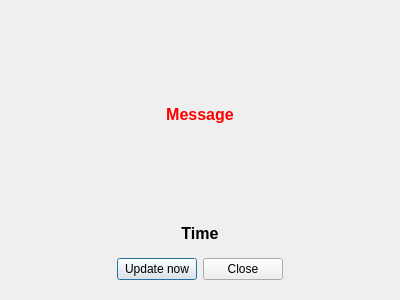
<?xml version="1.0" encoding="UTF-8"?>
<ui version="4.0">
 <class>DlgExitByVersion</class>
 <widget class="QDialog" name="DlgExitByVersion">
  <property name="geometry">
   <rect>
    <x>0</x>
    <y>0</y>
    <width>400</width>
    <height>300</height>
   </rect>
  </property>
  <property name="windowTitle">
   <string>Exit</string>
  </property>
  <layout class="QVBoxLayout" name="verticalLayout">
   <item>
    <widget class="QLabel" name="lbMessage">
     <property name="sizePolicy">
      <sizepolicy hsizetype="Preferred" vsizetype="Preferred">
       <horstretch>0</horstretch>
       <verstretch>1</verstretch>
      </sizepolicy>
     </property>
     <property name="font">
      <font>
       <pointsize>12</pointsize>
       <weight>75</weight>
       <bold>true</bold>
      </font>
     </property>
     <property name="styleSheet">
      <string notr="true">color:red;</string>
     </property>
     <property name="text">
      <string>Message</string>
     </property>
     <property name="alignment">
      <set>Qt::AlignCenter</set>
     </property>
    </widget>
   </item>
   <item>
    <widget class="QLabel" name="lbTime">
     <property name="font">
      <font>
       <pointsize>12</pointsize>
       <weight>75</weight>
       <bold>true</bold>
      </font>
     </property>
     <property name="text">
      <string>Time</string>
     </property>
     <property name="alignment">
      <set>Qt::AlignCenter</set>
     </property>
    </widget>
   </item>
   <item>
    <widget class="QWidget" name="widget" native="true">
     <layout class="QHBoxLayout" name="horizontalLayout">
      <item>
       <spacer name="horizontalSpacer">
        <property name="orientation">
         <enum>Qt::Horizontal</enum>
        </property>
        <property name="sizeHint" stdset="0">
         <size>
          <width>136</width>
          <height>20</height>
         </size>
        </property>
       </spacer>
      </item>
      <item>
       <widget class="QPushButton" name="btnUpdate">
        <property name="text">
         <string>Update now</string>
        </property>
       </widget>
      </item>
      <item>
       <widget class="QPushButton" name="btnClose">
        <property name="text">
         <string>Close</string>
        </property>
       </widget>
      </item>
      <item>
       <spacer name="horizontalSpacer_2">
        <property name="orientation">
         <enum>Qt::Horizontal</enum>
        </property>
        <property name="sizeHint" stdset="0">
         <size>
          <width>135</width>
          <height>20</height>
         </size>
        </property>
       </spacer>
      </item>
     </layout>
    </widget>
   </item>
  </layout>
 </widget>
 <resources/>
 <connections/>
</ui>
